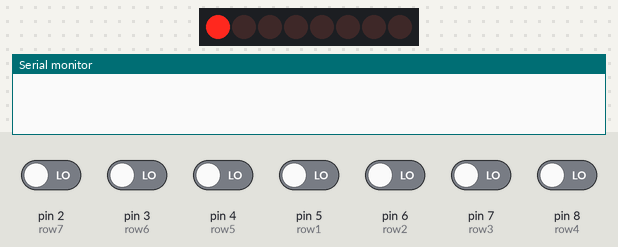
A sketch run on a simulated Arduino Uno, built with avr-gcc and run on an emulated ATmega328P. Shown: 8 shift-register outputs drawn as a row of LEDs (first output left, lit = HIGH), the last lines printed to the serial monitor. Wiring (inferred from the names in the program): shift register (74HC595): data pin 11; shift clock pin 9; latch pin 10. Wiring (inferred from the signals the program sends): row of LEDs: on Q0, Q1, Q2, Q3, Q4, Q5, Q6, Q7. Inputs (shaded band) come from the test bench; at power-on: pin 2 (row7), pin 3 (row6), pin 4 (row5), pin 5 (row1), pin 6 (row2), pin 7 (row3), pin 8 (row4) LOW.

Above: at 1.16 s.
2.3 s: pin 2 (row7) driven HIGH
At 2.68 s:
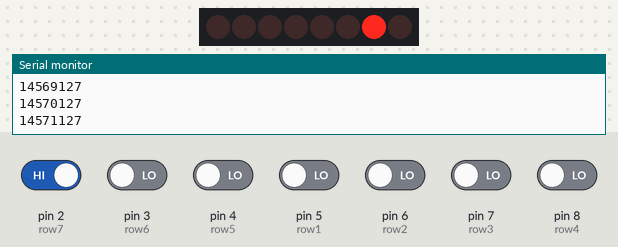
3.8 s: pin 2 (row7) driven LOW and pin 3 (row6) driven HIGH
At 4.2 s:
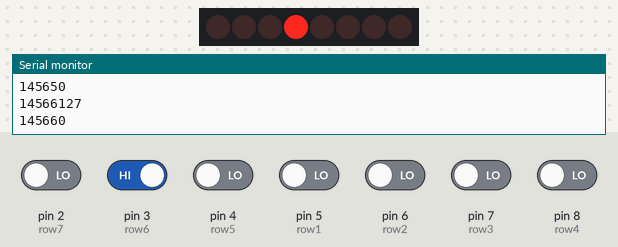
At 4.81 s:
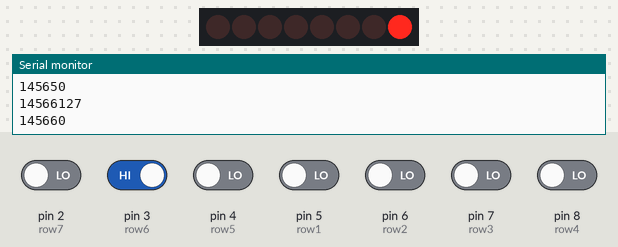
Timing chart, 0 to 12.4 s (numbered marks = the images above; inputs shaded):
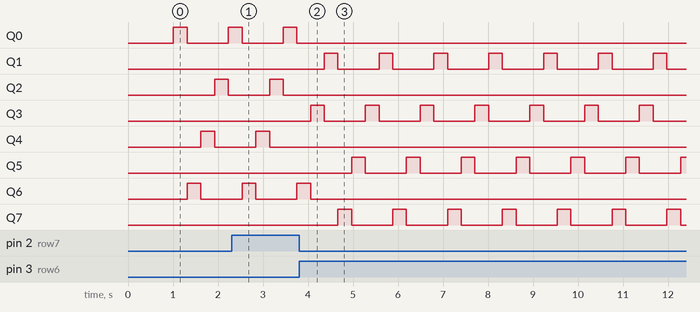

The sketch:

klawiatura_midi_8x8_matrix_z_74HC595.ino
```cpp
// Pin Definitions
// Rows are connected to
const int row1 = 5;
const int row2 = 6;
const int row3 = 7;
const int row4 = 8;
const int row5 = 4;
const int row6 = 3;
const int row7 = 2;
const int row8 = 1;


// The 74HC595 uses a serial communication
// link which has three pins
const int clock = 9;
const int latch = 10;
const int data = 11;


uint8_t keyToMidiMap[64];

boolean keyPressed[64];

int noteVelocity = 127;


// use prepared bit vectors instead of shifting bit left everytime
int bits[] = { B00000001, B00000010, B00000100, B00001000, B00010000, B00100000, B01000000, B10000000 };


// 74HC595 shift to next column
void scanColumn(int value) {
  digitalWrite(latch, LOW); //Pulls the chips latch low
  shiftOut(data, clock, MSBFIRST, value); //Shifts out the 8 bits to the shift register
  digitalWrite(latch, HIGH); //Pulls the latch high displaying the data
}

void setup() {

  // Map scan matrix buttons/keys to actual Midi note number. Lowest num 41 corresponds to F MIDI note.
  keyToMidiMap[0] = 48;
  keyToMidiMap[1] = 41;
  keyToMidiMap[2] = 42;
  keyToMidiMap[3] = 43;
  keyToMidiMap[4] = 44;
  keyToMidiMap[5] = 45;
  keyToMidiMap[6] = 46;
  keyToMidiMap[7] = 47;

  keyToMidiMap[8] = 56;
  keyToMidiMap[1 + 8] = 49;
  keyToMidiMap[2 + 8] = 50;
  keyToMidiMap[3 + 8] = 51;
  keyToMidiMap[4 + 8] = 52;
  keyToMidiMap[5 + 8] = 53;
  keyToMidiMap[6 + 8] = 54;
  keyToMidiMap[7 + 8] = 55;

  keyToMidiMap[16] = 64;
  keyToMidiMap[1 + 16] = 57;
  keyToMidiMap[2 + 16] = 58;
  keyToMidiMap[3 + 16] = 59;
  keyToMidiMap[4 + 16] = 60;
  keyToMidiMap[5 + 16] = 61;
  keyToMidiMap[6 + 16] = 62;
  keyToMidiMap[7 + 16] = 63;

  keyToMidiMap[24] = 72;
  keyToMidiMap[1 + 24] = 65;
  keyToMidiMap[2 + 24] = 66;
  keyToMidiMap[3 + 24] = 67;
  keyToMidiMap[4 + 24] = 68;
  keyToMidiMap[5 + 24] = 69;
  keyToMidiMap[6 + 24] = 70;
  keyToMidiMap[7 + 24] = 71;

  keyToMidiMap[32] = 72;
  keyToMidiMap[1 + 32] = 65;
  keyToMidiMap[2 + 32] = 66;
  keyToMidiMap[3 + 32] = 67;
  keyToMidiMap[4 + 32] = 68;
  keyToMidiMap[5 + 32] = 69;
  keyToMidiMap[6 + 32] = 70;
  keyToMidiMap[7 + 32] = 71;

  keyToMidiMap[40] = 72;
  keyToMidiMap[1 + 40] = 65;
  keyToMidiMap[2 + 40] = 66;
  keyToMidiMap[3 + 40] = 67;
  keyToMidiMap[4 + 40] = 68;
  keyToMidiMap[5 + 40] = 69;
  keyToMidiMap[6 + 40] = 70;
  keyToMidiMap[7 + 40] = 71;

  keyToMidiMap[48] = 72;
  keyToMidiMap[1 + 48] = 65;
  keyToMidiMap[2 + 48] = 66;
  keyToMidiMap[3 + 48] = 67;
  keyToMidiMap[4 + 48] = 68;
  keyToMidiMap[5 + 48] = 69;
  keyToMidiMap[6 + 48] = 70;
  keyToMidiMap[7 + 48] = 71;

  keyToMidiMap[56] = 72;
  keyToMidiMap[1 + 56] = 65;
  keyToMidiMap[2 + 56] = 66;
  keyToMidiMap[3 + 56] = 67;
  keyToMidiMap[4 + 56] = 68;
  keyToMidiMap[5 + 56] = 69;
  keyToMidiMap[6 + 56] = 70;
  keyToMidiMap[7 + 56] = 71;

  // setup pins output/input mode
  pinMode(data, OUTPUT);
  pinMode(clock, OUTPUT);
  pinMode(latch, OUTPUT);

  pinMode(row1, INPUT);
  pinMode(row2, INPUT);
  pinMode(row3, INPUT);
  pinMode(row4, INPUT);
  pinMode(row5, INPUT);
  pinMode(row6, INPUT);
  pinMode(row7, INPUT);
  pinMode(row8, INPUT);

    Serial.begin(38400); //(31250);

  delay(1000);

}

void loop() {

  for (int col = 0; col < 8; col++) {
    delay(10);
    // shift scan matrix to following column
    scanColumn(bits[col]);

    // check if any keys were pressed - rows will have HIGH output in this case corresponding
    int groupValue1 = digitalRead(row1);
    int groupValue2 = digitalRead(row2);
    int groupValue3 = digitalRead(row3);
    int groupValue4 = digitalRead(row4);
    int groupValue5 = digitalRead(row5);
    int groupValue6 = digitalRead(row6);
    int groupValue7 = digitalRead(row7);
    int groupValue8 = digitalRead(row8);

    // process if any combination of keys pressed
    if (groupValue1 != 0 || groupValue2 != 0 || groupValue3 != 0 || groupValue4 != 0 || groupValue5 != 0 || groupValue6 != 0 || groupValue7 != 0 || groupValue8 != 0) {

      if (groupValue1 != 0 && !keyPressed[col]) {
        keyPressed[col] = true;
        noteOn(0x91, keyToMidiMap[col], noteVelocity);
      }

      if (groupValue2 != 0 && !keyPressed[col + 8]) {
        keyPressed[col + 8] = true;
        noteOn(0x91, keyToMidiMap[col + 8], noteVelocity);
      }

      if (groupValue3 != 0 && !keyPressed[col + 16]) {
        keyPressed[col + 16] = true;
        noteOn(0x91, keyToMidiMap[col + 16], noteVelocity);
      }

      if (groupValue4 != 0 && !keyPressed[col + 24]) {
        keyPressed[col + 24] = true;
        noteOn(0x91, keyToMidiMap[col + 24], noteVelocity);
      }

      if (groupValue5 != 0 && !keyPressed[col + 32]) {
        keyPressed[col + 32] = true;
        noteOn(0x91, keyToMidiMap[col + 32], noteVelocity);
      }

      if (groupValue6 != 0 && !keyPressed[col + 40]) {
        keyPressed[col + 40] = true;
        noteOn(0x91, keyToMidiMap[col + 40], noteVelocity);
      }

      if (groupValue7 != 0 && !keyPressed[col + 48]) {
        keyPressed[col + 48] = true;
        noteOn(0x91, keyToMidiMap[col + 48], noteVelocity);
      }

      if (groupValue8 != 0 && !keyPressed[col + 56]) {
        keyPressed[col + 56] = true;
        noteOn(0x91, keyToMidiMap[col + 56], noteVelocity);
      }

    }

    //  process if any combination of keys released
    if (groupValue1 == 0 && keyPressed[col]) {
      keyPressed[col] = false;
      noteOn(0x91, keyToMidiMap[col], 0);
    }

    if (groupValue2 == 0 && keyPressed[col + 8]) {
      keyPressed[col + 8] = false;
      noteOn(0x91, keyToMidiMap[col + 8], 0);
    }

    if (groupValue3 == 0 && keyPressed[col + 16]) {
      keyPressed[col + 16] = false;
      noteOn(0x91, keyToMidiMap[col + 16], 0);
    }

    if (groupValue4 == 0 && keyPressed[col + 24]) {
      keyPressed[col + 24] = false;
      noteOn(0x91, keyToMidiMap[col + 24], 0);
    }

    if (groupValue5 == 0 && keyPressed[col + 32]) {
      keyPressed[col + 32] = false;
      noteOn(0x91, keyToMidiMap[col + 32], 0);
    }

    if (groupValue6 == 0 && keyPressed[col + 40]) {
      keyPressed[col + 40] = false;
      noteOn(0x91, keyToMidiMap[col + 40], 0);
    }

    if (groupValue7 == 0 && keyPressed[col + 48]) {
      keyPressed[col + 48] = false;
      noteOn(0x91, keyToMidiMap[col + 48], 0);
    }

    if (groupValue8 == 0 && keyPressed[col + 56]) {
      keyPressed[col + 56] = false;
      noteOn(0x91, keyToMidiMap[col + 56], 0);
    }
  }
}


void noteOn(int cmd, int pitch, int velocity) {
    Serial.print(cmd);
  Serial.print(pitch);
  Serial.println(velocity);
}
```
